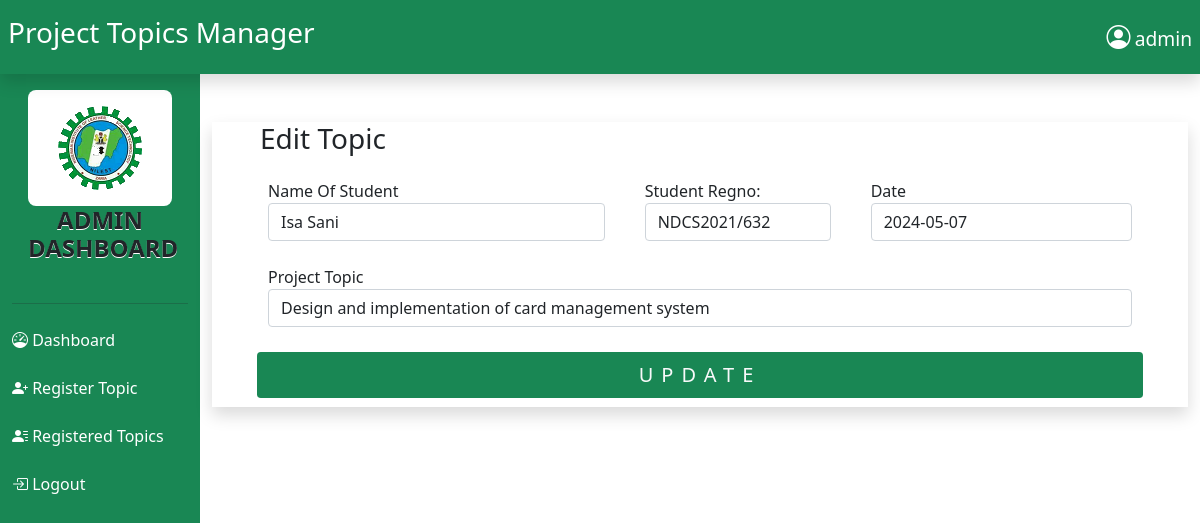
Page /editnd.php?id=6 on the committed database.
### tables this page shows
CREATE TABLE `adminsetting` (
  `id` int(11) NOT NULL auto_increment,
  `admin` varchar(20) NOT NULL,
  `password` varchar(20) NOT NULL,
  `lower` varchar(30) NOT NULL,
  `higher` varchar(30) NOT NULL,
  PRIMARY KEY  (`id`)
);

CREATE TABLE `ndtopics` (
  `id` int(11) NOT NULL auto_increment,
  `studentname` varchar(50) NOT NULL,
  `studentregno` varchar(15) NOT NULL,
  `studentdate` date NOT NULL,
  `studentsupervisor` varchar(50) NOT NULL,
  `studenttopic` varchar(100) NOT NULL,
  PRIMARY KEY  (`id`)
);

### editnd.php (the view, shortened to what this page needs)
<?php include "include/server.php"; ?>
<!DOCTYPE html>
<html lang="en">
<head>
    <link rel="stylesheet" href="bootstrap-icons/bootstrap-icons.css">
    <link rel="stylesheet" href="bootstrap/css/bootstrap.min.css">
    <link rel="stylesheet" href="style.css">
    <link rel="stylesheet" href="dist/css/iziToast.min.css">
</head>
<body>
<?php
$sql = "SELECT * FROM adminsetting WHERE id = '1'";
$run = mysqli_query($dbcon,$sql);
$row = mysqli_fetch_assoc($run);
$name = $row['admin'];
$id = $_GET['id'];
?>
    <nav class="navbar navbar-vertical shadow bg-success">
    <div class="navbar-header">
            <h3 class="p-2">Project Topics Manager</h3>
    </div>
    <div class="navbar-inner p-2" id="openmodal">
        <i class="bi bi-person-circle" style="font-size: x-large;"></i>
       <span style="font-size: larger;"><?php echo $name; ?> </span>
    </div>
</nav>
    <div class="container-fluid">
        <div class="row">
            <div class="col-md-2 col-sm-2 bg-success">
        <div class="hader p-3">
        <center>
            <div class="logo" style="border-radius:1vh ">
            <img src="img/nilestu.png" class="p-3" alt="">
            </div>
                <h4 style="text-shadow: 0px 1px white;font-weight: bold;">ADMIN DASHBOARD</h4>
            </center>
        </div>
        <hr>
       <div class="mt-2">
        <a href="dashboard.php">
            <i class="bi bi-speedometer"></i>
            <span>Dashboard</span>
        </a>
       </div>
       <div class="mt-2">
        <a href="register.php">
            <i class="bi bi-person-plus-fill"></i>
            <span>Register Topic</span>
        </a>
       </div>
        <div class="mt-2">
        <a href="ndrecords.php">
            <i class="bi bi-person-lines-fill"></i>
            <span>Registered Topics</span>
        </a>
       </div>
        <div class="mt-2">
        <a href="index.html">
            <i class="bi bi-box-arrow-in-right"></i>
            <span>Logout</span>
        </a>
       </div></div>
        <div class="col-md-10 col-sm-10">
            <div class="container text-dark shadow mt-5">
                <form action="" method="post" class="form">
                    <div class="container">
                <h3 class="text-dark mt-5">Edit Topic</h3>
                        <div class="row">
                            <?php
                                $sql = "SELECT * FROM  ndtopics WHERE id = '$id'";
                                $run = mysqli_query($dbcon,$sql);
                                $row = mysqli_fetch_assoc($run);
                                $studentname = $row['studentname'];
                                $studentregno = $row['studentregno'];
                                $studentdate = $row['studentdate'];
                                $studenttopic = $row['studenttopic'];
                            ?>
                           <div class="container-fluid">
                            <div class="row">
                                <div class="col-md-5">
                                    <div class="mt-2 p-2">
                                        <label for="name" class="text-dark">Name Of Student</label>
                                        <input type="text" class="form-control" value="<?php echo $studentname; ?>" id="name" name="studentname">
                                    </div>
                                </div>
                                <div class="col-md-3">
                                    <div class="mt-2 p-2">
                                        <label for="Regno" class="text-dark">Student Regno:</label>
                                        <input type="text" class="form-control" value="<?php echo $studentregno; ?>" id="Regno" name="studentregno">
                                    </div>
                                </div>
                                <div class="col-md-4">
                                    <div class="mt-2 p-2">
                                        <label for="Date" class="text-dark">Date</label>
                                        <input type="text" class="form-control" value="<?php echo $studentdate; ?>" id="Date" name="studentdate">
                                    </div>
                                </div>
                            </div>
                           </div>
                            <div class="col-md-12">
                                <div class="mt-2 p-2">
                                    <label for="Topic" class="text-dark">Project Topic</label>
                                    <input type="text" class="form-control" value="<?php echo $studenttopic; ?>" id="Topic" name="studenttopic">
                                </div>
                            </div>
                            <div class="mt-2 p-2">
                                <input type="submit" value="UPDATE" class="btn btn-lg bg-success text-light form-control" style="letter-spacing: 1vh" id="name" name="updatend">
                            </div>
                            <br>
                    </div>
                </form>
            </div>
        </div>
    </div>
</div>
</body>
</html>

### style.css (style rules this page uses)
nav { color: white; }
div a { display: block; color: white; margin-top: 3vh; font-size: 16px; text-decoration: none; }
.navbar-inner { cursor: pointer; }
.col-md-2 { height: 100vh; }
.btn { letter-spacing: 3vh; }
.logo { background-color: white; transition: 2s; animation: changebackground 10s infinite; }

### rows in the picture
adminsetting: admin "admin"
ndtopics: studentname "Isa Sani", studentregno "NDCS2021/632", studentdate "2024-05-07", studenttopic "Design and implementation of card management system"
